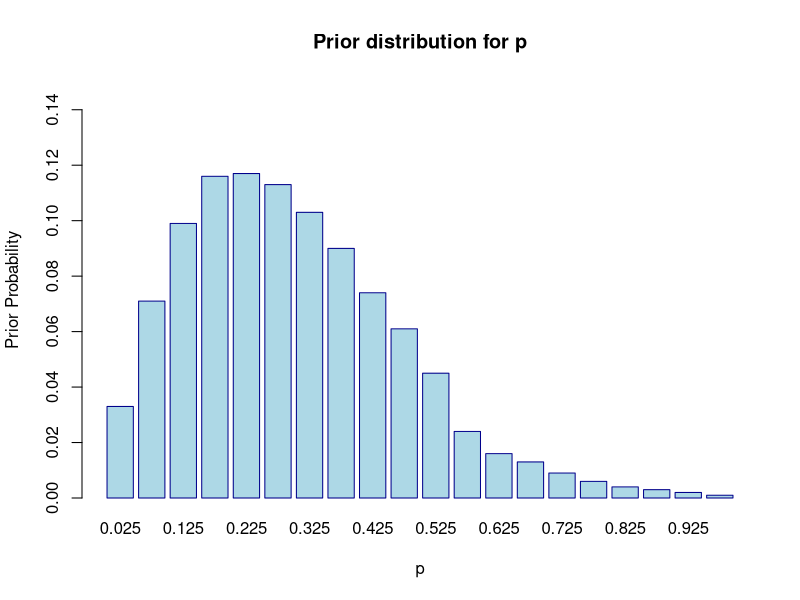
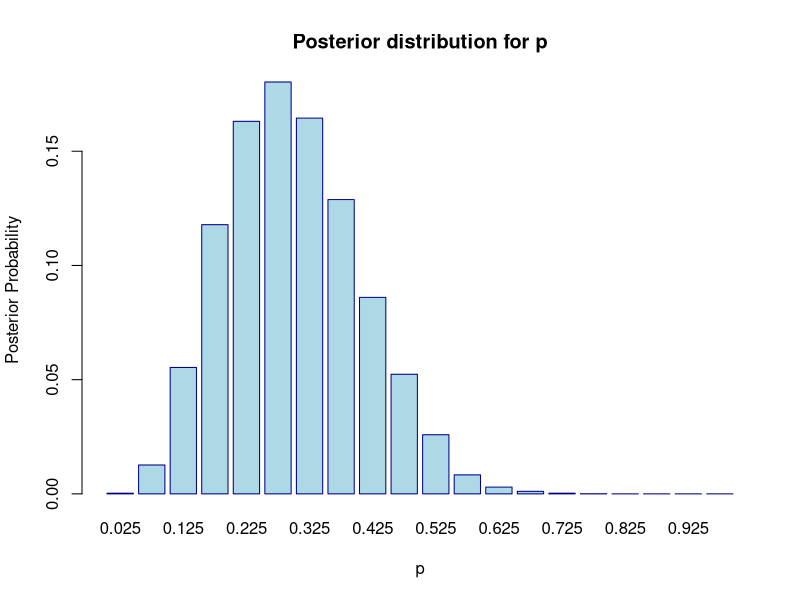

These charts were generated, in order, by the following R code:
# Unit 1 Bayesian Updating Example: Inference about an unknown probability
# Calculate and plot prior and posterior distribution 
# for disease probability:  Discretized prior; 
# sample of 10 cases, 3 having disease

# Assume the unknow probability p can take on one of 20 evenly spaced values 
# between 0.025 and 0.975
pVals <- seq(length=20,from=0.025,to=0.975)

# Prior distribution: choose a prior distribution centered around 0.3 
priorDist <- c(0.033, 0.071, 0.099, 0.116, 0.117, 0.113, 0.103, 
               0.090, 0.074, 0.061, 0.045, 0.024, 0.016,
               0.013, 0.009, 0.006, 0.004, 0.003, 0.002, 0.001)

# Verify that the expected value of p is 0.3
sum(priorDist*pVals)

# Plot the prior distribution as a bar chart 
barplot(priorDist,main="Prior distribution for p",
        xlab="p", ylab="Prior Probability",names.arg=pVals,
        border="darkblue", col="lightblue",ylim=c(0,0.15))

# Calculate the posterior distribution of p after observing sample of 
# 10 cases, 3 having disease
numobs=10    # Number of observations
numd=3       # Number having the disease
lik = pVals^numd*(1-pVals)^(numobs-numd)  # Likelihood of data given p
pl <- priorDist * lik                     # prior times likelihood
postDist <- pl/sum(pl)                    # result of Bayes rule

# Plot the posterior distribution 
barplot(postDist,main="Posterior distribution for p",
xlab="p", ylab="Posterior Probability",names.arg=pVals,
border="darkblue", col="lightblue")

# Expected value of p given the observations
sum(pVals*postDist)

# Poterior cumulative distribution function
cdf = cumsum(postDist)      # calculate cumulative sum
round(rbind(pVals, cdf),4)  # print probability points and cdf at each point

# Prior and posterior probability that disease probabilty is between 0.2 and 0.4
indx = which(pVals>=0.2 & pVals<=0.4)  # Indices for probs between 0.2 and 0.4
sum(priorDist[indx])     # Prior prob that disease probability is between 0.2 and 0.4
sum(postDist[indx])      # Posterior prob that disease probability is between 0.2 and 0.4

